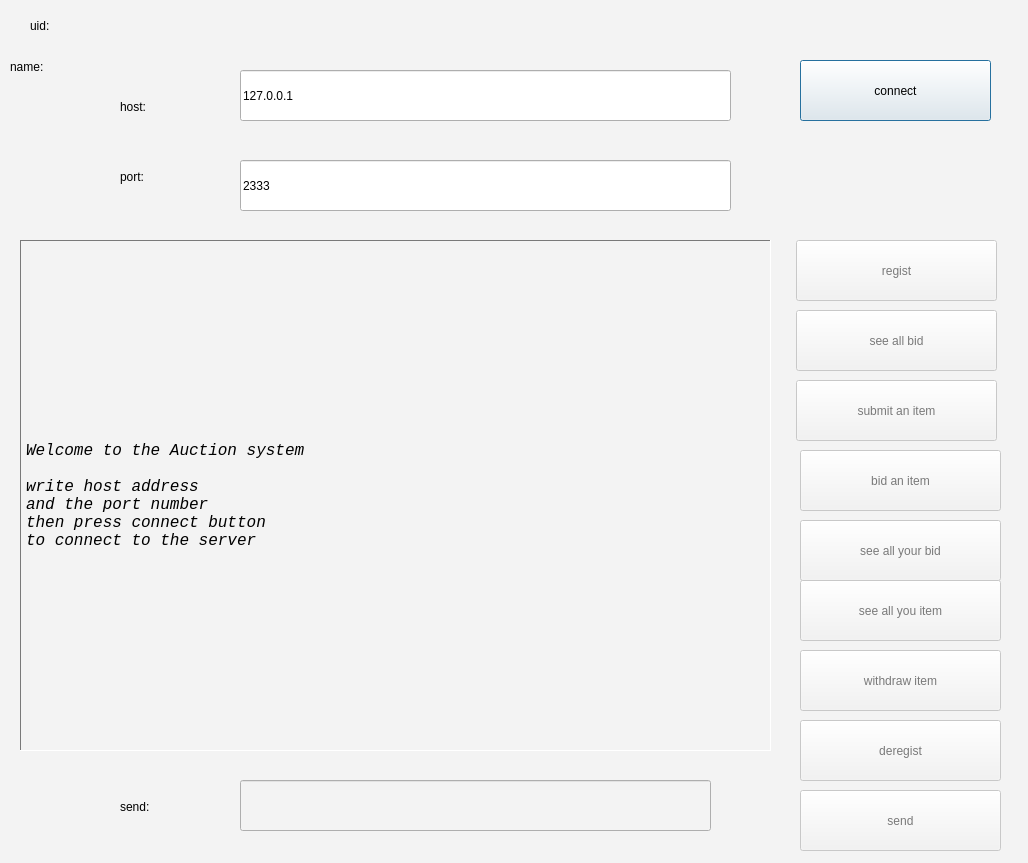
<?xml version="1.0" encoding="UTF-8"?>
<ui version="4.0">
 <class>Client</class>
 <widget class="QDialog" name="Client">
  <property name="geometry">
   <rect>
    <x>0</x>
    <y>0</y>
    <width>1028</width>
    <height>863</height>
   </rect>
  </property>
  <property name="palette">
   <palette>
    <active>
     <colorrole role="WindowText">
      <brush brushstyle="SolidPattern">
       <color alpha="255">
        <red>0</red>
        <green>0</green>
        <blue>0</blue>
       </color>
      </brush>
     </colorrole>
     <colorrole role="Button">
      <brush brushstyle="SolidPattern">
       <color alpha="255">
        <red>243</red>
        <green>243</green>
        <blue>243</blue>
       </color>
      </brush>
     </colorrole>
     <colorrole role="Light">
      <brush brushstyle="SolidPattern">
       <color alpha="255">
        <red>255</red>
        <green>255</green>
        <blue>255</blue>
       </color>
      </brush>
     </colorrole>
     <colorrole role="Midlight">
      <brush brushstyle="SolidPattern">
       <color alpha="255">
        <red>249</red>
        <green>249</green>
        <blue>249</blue>
       </color>
      </brush>
     </colorrole>
     <colorrole role="Dark">
      <brush brushstyle="SolidPattern">
       <color alpha="255">
        <red>121</red>
        <green>121</green>
        <blue>121</blue>
       </color>
      </brush>
     </colorrole>
     <colorrole role="Mid">
      <brush brushstyle="SolidPattern">
       <color alpha="255">
        <red>162</red>
        <green>162</green>
        <blue>162</blue>
       </color>
      </brush>
     </colorrole>
     <colorrole role="Text">
      <brush brushstyle="SolidPattern">
       <color alpha="255">
        <red>0</red>
        <green>0</green>
        <blue>0</blue>
       </color>
      </brush>
     </colorrole>
     <colorrole role="BrightText">
      <brush brushstyle="SolidPattern">
       <color alpha="255">
        <red>255</red>
        <green>255</green>
        <blue>255</blue>
       </color>
      </brush>
     </colorrole>
     <colorrole role="ButtonText">
      <brush brushstyle="SolidPattern">
       <color alpha="255">
        <red>0</red>
        <green>0</green>
        <blue>0</blue>
       </color>
      </brush>
     </colorrole>
     <colorrole role="Base">
      <brush brushstyle="SolidPattern">
       <color alpha="255">
        <red>255</red>
        <green>255</green>
        <blue>255</blue>
       </color>
      </brush>
     </colorrole>
     <colorrole role="Window">
      <brush brushstyle="SolidPattern">
       <color alpha="255">
        <red>243</red>
        <green>243</green>
        <blue>243</blue>
       </color>
      </brush>
     </colorrole>
     <colorrole role="Shadow">
      <brush brushstyle="SolidPattern">
       <color alpha="255">
        <red>0</red>
        <green>0</green>
        <blue>0</blue>
       </color>
      </brush>
     </colorrole>
     <colorrole role="AlternateBase">
      <brush brushstyle="SolidPattern">
       <color alpha="255">
        <red>249</red>
        <green>249</green>
        <blue>249</blue>
       </color>
      </brush>
     </colorrole>
     <colorrole role="ToolTipBase">
      <brush brushstyle="SolidPattern">
       <color alpha="255">
        <red>255</red>
        <green>255</green>
        <blue>220</blue>
       </color>
      </brush>
     </colorrole>
     <colorrole role="ToolTipText">
      <brush brushstyle="SolidPattern">
       <color alpha="255">
        <red>0</red>
        <green>0</green>
        <blue>0</blue>
       </color>
      </brush>
     </colorrole>
    </active>
    <inactive>
     <colorrole role="WindowText">
      <brush brushstyle="SolidPattern">
       <color alpha="255">
        <red>0</red>
        <green>0</green>
        <blue>0</blue>
       </color>
      </brush>
     </colorrole>
     <colorrole role="Button">
      <brush brushstyle="SolidPattern">
       <color alpha="255">
        <red>243</red>
        <green>243</green>
        <blue>243</blue>
       </color>
      </brush>
     </colorrole>
     <colorrole role="Light">
      <brush brushstyle="SolidPattern">
       <color alpha="255">
        <red>255</red>
        <green>255</green>
        <blue>255</blue>
       </color>
      </brush>
     </colorrole>
     <colorrole role="Midlight">
      <brush brushstyle="SolidPattern">
       <color alpha="255">
        <red>249</red>
        <green>249</green>
        <blue>249</blue>
       </color>
      </brush>
     </colorrole>
     <colorrole role="Dark">
      <brush brushstyle="SolidPattern">
       <color alpha="255">
        <red>121</red>
        <green>121</green>
        <blue>121</blue>
       </color>
      </brush>
     </colorrole>
     <colorrole role="Mid">
      <brush brushstyle="SolidPattern">
       <color alpha="255">
        <red>162</red>
        <green>162</green>
        <blue>162</blue>
       </color>
      </brush>
     </colorrole>
     <colorrole role="Text">
      <brush brushstyle="SolidPattern">
       <color alpha="255">
        <red>0</red>
        <green>0</green>
        <blue>0</blue>
       </color>
      </brush>
     </colorrole>
     <colorrole role="BrightText">
      <brush brushstyle="SolidPattern">
       <color alpha="255">
        <red>255</red>
        <green>255</green>
        <blue>255</blue>
       </color>
      </brush>
     </colorrole>
     <colorrole role="ButtonText">
      <brush brushstyle="SolidPattern">
       <color alpha="255">
        <red>0</red>
        <green>0</green>
        <blue>0</blue>
       </color>
      </brush>
     </colorrole>
     <colorrole role="Base">
      <brush brushstyle="SolidPattern">
       <color alpha="255">
        <red>255</red>
        <green>255</green>
        <blue>255</blue>
       </color>
      </brush>
     </colorrole>
     <colorrole role="Window">
      <brush brushstyle="SolidPattern">
       <color alpha="255">
        <red>243</red>
        <green>243</green>
        <blue>243</blue>
       </color>
      </brush>
     </colorrole>
     <colorrole role="Shadow">
      <brush brushstyle="SolidPattern">
       <color alpha="255">
        <red>0</red>
        <green>0</green>
        <blue>0</blue>
       </color>
      </brush>
     </colorrole>
     <colorrole role="AlternateBase">
      <brush brushstyle="SolidPattern">
       <color alpha="255">
        <red>249</red>
        <green>249</green>
        <blue>249</blue>
       </color>
      </brush>
     </colorrole>
     <colorrole role="ToolTipBase">
      <brush brushstyle="SolidPattern">
       <color alpha="255">
        <red>255</red>
        <green>255</green>
        <blue>220</blue>
       </color>
      </brush>
     </colorrole>
     <colorrole role="ToolTipText">
      <brush brushstyle="SolidPattern">
       <color alpha="255">
        <red>0</red>
        <green>0</green>
        <blue>0</blue>
       </color>
      </brush>
     </colorrole>
    </inactive>
    <disabled>
     <colorrole role="WindowText">
      <brush brushstyle="SolidPattern">
       <color alpha="255">
        <red>121</red>
        <green>121</green>
        <blue>121</blue>
       </color>
      </brush>
     </colorrole>
     <colorrole role="Button">
      <brush brushstyle="SolidPattern">
       <color alpha="255">
        <red>243</red>
        <green>243</green>
        <blue>243</blue>
       </color>
      </brush>
     </colorrole>
     <colorrole role="Light">
      <brush brushstyle="SolidPattern">
       <color alpha="255">
        <red>255</red>
        <green>255</green>
        <blue>255</blue>
       </color>
      </brush>
     </colorrole>
     <colorrole role="Midlight">
      <brush brushstyle="SolidPattern">
       <color alpha="255">
        <red>249</red>
        <green>249</green>
        <blue>249</blue>
       </color>
      </brush>
     </colorrole>
     <colorrole role="Dark">
      <brush brushstyle="SolidPattern">
       <color alpha="255">
        <red>121</red>
        <green>121</green>
        <blue>121</blue>
       </color>
      </brush>
     </colorrole>
     <colorrole role="Mid">
      <brush brushstyle="SolidPattern">
       <color alpha="255">
        <red>162</red>
        <green>162</green>
        <blue>162</blue>
       </color>
      </brush>
     </colorrole>
     <colorrole role="Text">
      <brush brushstyle="SolidPattern">
       <color alpha="255">
        <red>121</red>
        <green>121</green>
        <blue>121</blue>
       </color>
      </brush>
     </colorrole>
     <colorrole role="BrightText">
      <brush brushstyle="SolidPattern">
       <color alpha="255">
        <red>255</red>
        <green>255</green>
        <blue>255</blue>
       </color>
      </brush>
     </colorrole>
     <colorrole role="ButtonText">
      <brush brushstyle="SolidPattern">
       <color alpha="255">
        <red>121</red>
        <green>121</green>
        <blue>121</blue>
       </color>
      </brush>
     </colorrole>
     <colorrole role="Base">
      <brush brushstyle="SolidPattern">
       <color alpha="255">
        <red>243</red>
        <green>243</green>
        <blue>243</blue>
       </color>
      </brush>
     </colorrole>
     <colorrole role="Window">
      <brush brushstyle="SolidPattern">
       <color alpha="255">
        <red>243</red>
        <green>243</green>
        <blue>243</blue>
       </color>
      </brush>
     </colorrole>
     <colorrole role="Shadow">
      <brush brushstyle="SolidPattern">
       <color alpha="255">
        <red>0</red>
        <green>0</green>
        <blue>0</blue>
       </color>
      </brush>
     </colorrole>
     <colorrole role="AlternateBase">
      <brush brushstyle="SolidPattern">
       <color alpha="255">
        <red>243</red>
        <green>243</green>
        <blue>243</blue>
       </color>
      </brush>
     </colorrole>
     <colorrole role="ToolTipBase">
      <brush brushstyle="SolidPattern">
       <color alpha="255">
        <red>255</red>
        <green>255</green>
        <blue>220</blue>
       </color>
      </brush>
     </colorrole>
     <colorrole role="ToolTipText">
      <brush brushstyle="SolidPattern">
       <color alpha="255">
        <red>0</red>
        <green>0</green>
        <blue>0</blue>
       </color>
      </brush>
     </colorrole>
    </disabled>
   </palette>
  </property>
  <property name="windowTitle">
   <string>Client</string>
  </property>
  <widget class="QLabel" name="label">
   <property name="geometry">
    <rect>
     <x>120</x>
     <y>90</y>
     <width>116</width>
     <height>34</height>
    </rect>
   </property>
   <property name="text">
    <string>host:</string>
   </property>
  </widget>
  <widget class="QLabel" name="label_2">
   <property name="geometry">
    <rect>
     <x>120</x>
     <y>160</y>
     <width>116</width>
     <height>34</height>
    </rect>
   </property>
   <property name="text">
    <string>port:</string>
   </property>
  </widget>
  <widget class="QLabel" name="messageLabel">
   <property name="geometry">
    <rect>
     <x>20</x>
     <y>240</y>
     <width>751</width>
     <height>511</height>
    </rect>
   </property>
   <property name="palette">
    <palette>
     <active>
      <colorrole role="Text">
       <brush brushstyle="SolidPattern">
        <color alpha="255">
         <red>0</red>
         <green>0</green>
         <blue>0</blue>
        </color>
       </brush>
      </colorrole>
      <colorrole role="BrightText">
       <brush brushstyle="SolidPattern">
        <color alpha="255">
         <red>0</red>
         <green>0</green>
         <blue>0</blue>
        </color>
       </brush>
      </colorrole>
      <colorrole role="Base">
       <brush brushstyle="SolidPattern">
        <color alpha="255">
         <red>255</red>
         <green>255</green>
         <blue>255</blue>
        </color>
       </brush>
      </colorrole>
      <colorrole role="Window">
       <brush brushstyle="SolidPattern">
        <color alpha="255">
         <red>255</red>
         <green>255</green>
         <blue>255</blue>
        </color>
       </brush>
      </colorrole>
      <colorrole role="HighlightedText">
       <brush brushstyle="SolidPattern">
        <color alpha="255">
         <red>0</red>
         <green>0</green>
         <blue>0</blue>
        </color>
       </brush>
      </colorrole>
     </active>
     <inactive>
      <colorrole role="Text">
       <brush brushstyle="SolidPattern">
        <color alpha="255">
         <red>0</red>
         <green>0</green>
         <blue>0</blue>
        </color>
       </brush>
      </colorrole>
      <colorrole role="BrightText">
       <brush brushstyle="SolidPattern">
        <color alpha="255">
         <red>0</red>
         <green>0</green>
         <blue>0</blue>
        </color>
       </brush>
      </colorrole>
      <colorrole role="Base">
       <brush brushstyle="SolidPattern">
        <color alpha="255">
         <red>255</red>
         <green>255</green>
         <blue>255</blue>
        </color>
       </brush>
      </colorrole>
      <colorrole role="Window">
       <brush brushstyle="SolidPattern">
        <color alpha="255">
         <red>255</red>
         <green>255</green>
         <blue>255</blue>
        </color>
       </brush>
      </colorrole>
      <colorrole role="HighlightedText">
       <brush brushstyle="SolidPattern">
        <color alpha="255">
         <red>0</red>
         <green>0</green>
         <blue>0</blue>
        </color>
       </brush>
      </colorrole>
     </inactive>
     <disabled>
      <colorrole role="Text">
       <brush brushstyle="SolidPattern">
        <color alpha="255">
         <red>120</red>
         <green>120</green>
         <blue>120</blue>
        </color>
       </brush>
      </colorrole>
      <colorrole role="BrightText">
       <brush brushstyle="SolidPattern">
        <color alpha="255">
         <red>0</red>
         <green>0</green>
         <blue>0</blue>
        </color>
       </brush>
      </colorrole>
      <colorrole role="Base">
       <brush brushstyle="SolidPattern">
        <color alpha="255">
         <red>255</red>
         <green>255</green>
         <blue>255</blue>
        </color>
       </brush>
      </colorrole>
      <colorrole role="Window">
       <brush brushstyle="SolidPattern">
        <color alpha="255">
         <red>255</red>
         <green>255</green>
         <blue>255</blue>
        </color>
       </brush>
      </colorrole>
      <colorrole role="HighlightedText">
       <brush brushstyle="SolidPattern">
        <color alpha="255">
         <red>0</red>
         <green>0</green>
         <blue>0</blue>
        </color>
       </brush>
      </colorrole>
     </disabled>
    </palette>
   </property>
   <property name="font">
    <font>
     <family>Consolas</family>
     <pointsize>12</pointsize>
     <weight>50</weight>
     <italic>true</italic>
     <bold>false</bold>
    </font>
   </property>
   <property name="frameShape">
    <enum>QFrame::Panel</enum>
   </property>
   <property name="frameShadow">
    <enum>QFrame::Sunken</enum>
   </property>
   <property name="text">
    <string>Welcome to the Auction system

write host address
and the port number
then press connect button
to connect to the server</string>
   </property>
   <property name="wordWrap">
    <bool>true</bool>
   </property>
  </widget>
  <widget class="QPushButton" name="connectButton">
   <property name="geometry">
    <rect>
     <x>800</x>
     <y>60</y>
     <width>191</width>
     <height>61</height>
    </rect>
   </property>
   <property name="text">
    <string>connect</string>
   </property>
  </widget>
  <widget class="QLineEdit" name="hostLineEdit">
   <property name="geometry">
    <rect>
     <x>240</x>
     <y>70</y>
     <width>491</width>
     <height>51</height>
    </rect>
   </property>
   <property name="palette">
    <palette>
     <active>
      <colorrole role="WindowText">
       <brush brushstyle="SolidPattern">
        <color alpha="255">
         <red>0</red>
         <green>0</green>
         <blue>0</blue>
        </color>
       </brush>
      </colorrole>
      <colorrole role="Text">
       <brush brushstyle="SolidPattern">
        <color alpha="255">
         <red>0</red>
         <green>0</green>
         <blue>0</blue>
        </color>
       </brush>
      </colorrole>
     </active>
     <inactive>
      <colorrole role="WindowText">
       <brush brushstyle="SolidPattern">
        <color alpha="255">
         <red>0</red>
         <green>0</green>
         <blue>0</blue>
        </color>
       </brush>
      </colorrole>
      <colorrole role="Text">
       <brush brushstyle="SolidPattern">
        <color alpha="255">
         <red>0</red>
         <green>0</green>
         <blue>0</blue>
        </color>
       </brush>
      </colorrole>
     </inactive>
     <disabled>
      <colorrole role="WindowText">
       <brush brushstyle="SolidPattern">
        <color alpha="255">
         <red>120</red>
         <green>120</green>
         <blue>120</blue>
        </color>
       </brush>
      </colorrole>
      <colorrole role="Text">
       <brush brushstyle="SolidPattern">
        <color alpha="255">
         <red>120</red>
         <green>120</green>
         <blue>120</blue>
        </color>
       </brush>
      </colorrole>
     </disabled>
    </palette>
   </property>
   <property name="text">
    <string>127.0.0.1</string>
   </property>
  </widget>
  <widget class="QLineEdit" name="portLineEdit">
   <property name="geometry">
    <rect>
     <x>240</x>
     <y>160</y>
     <width>491</width>
     <height>51</height>
    </rect>
   </property>
   <property name="palette">
    <palette>
     <active>
      <colorrole role="Text">
       <brush brushstyle="SolidPattern">
        <color alpha="255">
         <red>0</red>
         <green>0</green>
         <blue>0</blue>
        </color>
       </brush>
      </colorrole>
     </active>
     <inactive>
      <colorrole role="Text">
       <brush brushstyle="SolidPattern">
        <color alpha="255">
         <red>0</red>
         <green>0</green>
         <blue>0</blue>
        </color>
       </brush>
      </colorrole>
     </inactive>
     <disabled>
      <colorrole role="Text">
       <brush brushstyle="SolidPattern">
        <color alpha="255">
         <red>120</red>
         <green>120</green>
         <blue>120</blue>
        </color>
       </brush>
      </colorrole>
     </disabled>
    </palette>
   </property>
   <property name="text">
    <string>2333</string>
   </property>
  </widget>
  <widget class="QPushButton" name="pushButton">
   <property name="enabled">
    <bool>false</bool>
   </property>
   <property name="geometry">
    <rect>
     <x>800</x>
     <y>790</y>
     <width>201</width>
     <height>61</height>
    </rect>
   </property>
   <property name="text">
    <string>send</string>
   </property>
  </widget>
  <widget class="QLineEdit" name="sendLineEdit">
   <property name="enabled">
    <bool>false</bool>
   </property>
   <property name="geometry">
    <rect>
     <x>240</x>
     <y>780</y>
     <width>471</width>
     <height>51</height>
    </rect>
   </property>
   <property name="palette">
    <palette>
     <active>
      <colorrole role="Text">
       <brush brushstyle="SolidPattern">
        <color alpha="255">
         <red>0</red>
         <green>0</green>
         <blue>0</blue>
        </color>
       </brush>
      </colorrole>
     </active>
     <inactive>
      <colorrole role="Text">
       <brush brushstyle="SolidPattern">
        <color alpha="255">
         <red>0</red>
         <green>0</green>
         <blue>0</blue>
        </color>
       </brush>
      </colorrole>
     </inactive>
     <disabled>
      <colorrole role="Text">
       <brush brushstyle="SolidPattern">
        <color alpha="255">
         <red>120</red>
         <green>120</green>
         <blue>120</blue>
        </color>
       </brush>
      </colorrole>
     </disabled>
    </palette>
   </property>
   <property name="text">
    <string/>
   </property>
  </widget>
  <widget class="QLabel" name="label_3">
   <property name="geometry">
    <rect>
     <x>120</x>
     <y>790</y>
     <width>116</width>
     <height>34</height>
    </rect>
   </property>
   <property name="text">
    <string>send:</string>
   </property>
  </widget>
  <widget class="QLabel" name="label_4">
   <property name="geometry">
    <rect>
     <x>30</x>
     <y>10</y>
     <width>61</width>
     <height>31</height>
    </rect>
   </property>
   <property name="text">
    <string>uid:</string>
   </property>
  </widget>
  <widget class="QLabel" name="uidnum_label">
   <property name="geometry">
    <rect>
     <x>90</x>
     <y>10</y>
     <width>116</width>
     <height>34</height>
    </rect>
   </property>
   <property name="text">
    <string/>
   </property>
  </widget>
  <widget class="QPushButton" name="regist_pushButton">
   <property name="enabled">
    <bool>false</bool>
   </property>
   <property name="geometry">
    <rect>
     <x>796</x>
     <y>240</y>
     <width>201</width>
     <height>61</height>
    </rect>
   </property>
   <property name="text">
    <string>regist</string>
   </property>
  </widget>
  <widget class="QPushButton" name="see_all_bid_pushButton">
   <property name="enabled">
    <bool>false</bool>
   </property>
   <property name="geometry">
    <rect>
     <x>796</x>
     <y>310</y>
     <width>201</width>
     <height>61</height>
    </rect>
   </property>
   <property name="text">
    <string>see all bid</string>
   </property>
  </widget>
  <widget class="QPushButton" name="submit_pushButton">
   <property name="enabled">
    <bool>false</bool>
   </property>
   <property name="geometry">
    <rect>
     <x>796</x>
     <y>380</y>
     <width>201</width>
     <height>61</height>
    </rect>
   </property>
   <property name="text">
    <string>submit an item</string>
   </property>
  </widget>
  <widget class="QPushButton" name="bid_pushButton">
   <property name="enabled">
    <bool>false</bool>
   </property>
   <property name="geometry">
    <rect>
     <x>800</x>
     <y>450</y>
     <width>201</width>
     <height>61</height>
    </rect>
   </property>
   <property name="text">
    <string>bid an item</string>
   </property>
  </widget>
  <widget class="QPushButton" name="see_all_your_bid_pushButton">
   <property name="enabled">
    <bool>false</bool>
   </property>
   <property name="geometry">
    <rect>
     <x>800</x>
     <y>520</y>
     <width>201</width>
     <height>61</height>
    </rect>
   </property>
   <property name="text">
    <string>see all your bid</string>
   </property>
  </widget>
  <widget class="QPushButton" name="deregist_pushButton">
   <property name="enabled">
    <bool>false</bool>
   </property>
   <property name="geometry">
    <rect>
     <x>800</x>
     <y>720</y>
     <width>201</width>
     <height>61</height>
    </rect>
   </property>
   <property name="text">
    <string>deregist</string>
   </property>
  </widget>
  <widget class="QPushButton" name="withdraw_pushButton">
   <property name="enabled">
    <bool>false</bool>
   </property>
   <property name="geometry">
    <rect>
     <x>800</x>
     <y>650</y>
     <width>201</width>
     <height>61</height>
    </rect>
   </property>
   <property name="text">
    <string>withdraw item</string>
   </property>
  </widget>
  <widget class="QLabel" name="label_5">
   <property name="geometry">
    <rect>
     <x>10</x>
     <y>50</y>
     <width>116</width>
     <height>34</height>
    </rect>
   </property>
   <property name="text">
    <string>name:</string>
   </property>
  </widget>
  <widget class="QLabel" name="namelabel">
   <property name="geometry">
    <rect>
     <x>100</x>
     <y>50</y>
     <width>116</width>
     <height>34</height>
    </rect>
   </property>
   <property name="text">
    <string/>
   </property>
  </widget>
  <widget class="QPushButton" name="see_all_your_item_pushButton">
   <property name="enabled">
    <bool>false</bool>
   </property>
   <property name="geometry">
    <rect>
     <x>800</x>
     <y>580</y>
     <width>201</width>
     <height>61</height>
    </rect>
   </property>
   <property name="text">
    <string>see all you item</string>
   </property>
  </widget>
 </widget>
 <layoutdefault spacing="6" margin="11"/>
 <resources/>
 <connections/>
</ui>
